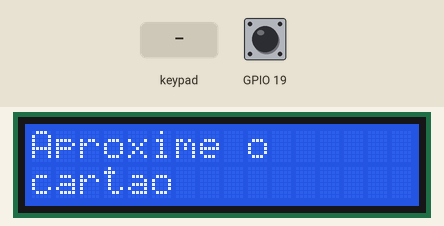
The sketch below on a simulated ESP32. Parts: 16×2 character LCD. Inputs (shaded band) come from the test bench; at power-on: GPIO 19 LOW. What the sketch prints to the serial monitor is not drawn.

Above: at 1.2 s.
1.3 s: GPIO 19 driven HIGH
At 2.5 s:
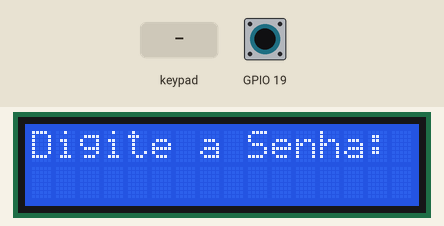
2.8 s: keypad keys 1 2 3 4 5 6 # pressed 0.4 s apart
At 5.7 s:
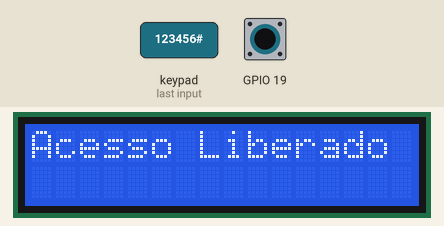
7.1 s: key '#' pressed
At 8.3 s:
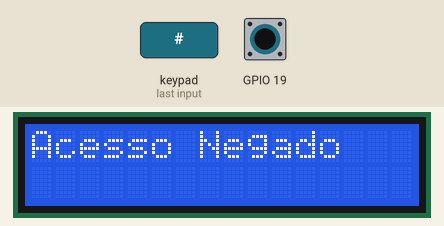
10.1 s: key '1' pressed
At 10.8 s:
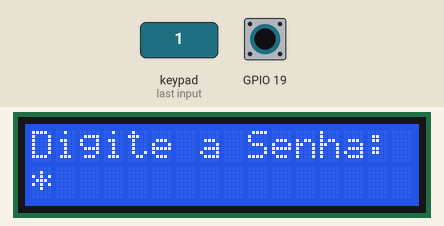
11.6 s: key '2' pressed
At 12.0 s:
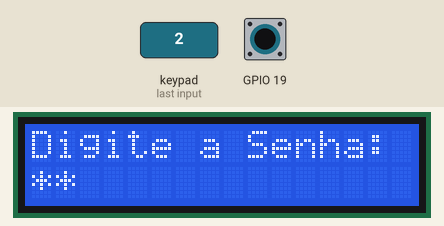
Timing chart, 0 to 14.1 s (numbered marks = the images above; inputs shaded):
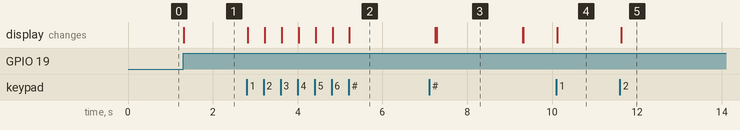

Measured:
- after the input at 1.3 s, the display: changes at once (image 1)
- after the input at 2.8 s, the display: first changes at once (image 2 shows a later state)
- after the input at 7.1 s, the display: first differs from a run without the input after 0.18 s (image 3)
- after the input at 10.1 s, the display: changes at once (image 4)
- after the input at 11.6 s, the display: changes at once (image 5)
- what the display in image 3 shows lasts 2.0 s, from 7.3 s to 9.3 s

The sketch:

ctos.ino
```cpp
#include <Wire.h>
#include <LiquidCrystal_I2C.h>
#include <Keypad.h>

class DisplayLCD {
private:
  LiquidCrystal_I2C lcd; // objeto da biblioteca LCD

public:
  // Construtor que recebe o endereço I2C, colunas e linhas
  DisplayLCD(uint8_t endereco, uint8_t col, uint8_t lin) : lcd(endereco, col, lin) {}

  // Inicializa o LCD e o barramento I2C
  void iniciar(int sda, int scl) {
    Wire.begin(sda, scl);
    lcd.init();
    lcd.backlight();
    lcd.clear();
  }

  // Mostra duas linhas de texto no LCD
  void mostrarMensagem(String linha1, String linha2 = "") {
    lcd.clear();
    lcd.setCursor(0, 0);
    lcd.print(linha1);
    if (linha2 != "") {
      lcd.setCursor(0, 1);
      lcd.print(linha2);
    }
  }

  // Mostra a senha digitada como asteriscos
  void mostrarSenhaMascarada(String senha) {
    lcd.clear();
    lcd.setCursor(0, 0);
    lcd.print("Digite a Senha:");
    lcd.setCursor(0, 1);
    for (int i = 0; i < senha.length(); i++) {
      lcd.print('*');
    }
  }
};

class TecladoSenha {
private:
  Keypad teclado;         // objeto da biblioteca Keypad
  String senhaDigitada;   // armazena os dígitos inseridos

public:
  // Construtor recebe o mapa de teclas e pinos de conexão
  TecladoSenha(char teclas[4][4], byte linhas[4], byte colunas[4])
    : teclado(makeKeymap(teclas), linhas, colunas, 4, 4), senhaDigitada("") {}

  // Lê a tecla pressionada
  char lerTecla() {
    return teclado.getKey();
  }

  // Adiciona dígito numérico à senha (máx. 6 caracteres)
  void adicionarTecla(char tecla) {
    if (tecla >= '0' && tecla <= '9' && senhaDigitada.length() < 6) {
      senhaDigitada += tecla;
    }
  }

  // Apaga o último caractere digitado
  void apagarUltimo() {
    if (senhaDigitada.length() > 0) {
      senhaDigitada.remove(senhaDigitada.length() - 1);
    }
  }

  // Limpa a senha digitada
  void limpar() {
    senhaDigitada = "";
  }

  // Retorna a senha atual
  String getSenha() {
    return senhaDigitada;
  }
};


class LeitorUID {
private:
  int pinoSensor; // pino conectado ao sensor

public:
  LeitorUID(int pino) : pinoSensor(pino) {}

  void iniciar() {
    pinMode(pinoSensor, INPUT);
  }

  // Retorna true se o sensor detectar o "cartão"
  bool verificarUID() {
    return digitalRead(pinoSensor) == HIGH;
  }
};

char TECLAS_MATRIZ[4][4] = {
  {'1', '2', '3', 'A'},
  {'4', '5', '6', 'B'},
  {'7', '8', '9', 'C'},
  {'*', '0', '#', 'D'}
};

// Pinos conectados ao teclado matricial
byte LINHAS[4] = {17, 22, 14, 25};
byte COLUNAS[4] = {16, 32, 33, 35};


DisplayLCD lcd(0x27, 16, 2);                  // LCD I2C 16x2
TecladoSenha teclado(TECLAS_MATRIZ, LINHAS, COLUNAS); // Teclado 4x4
LeitorUID leitor(19);                         // Sensor no pino 19


String senhaCorreta = "123456";  // Senha pré-definida
bool sistemaAtivo = false;       // Estado do sistema (bloqueado ou ativo)


void setup() {
  Serial.begin(115200);           // Comunicação serial para debug
  lcd.iniciar(26, 27);            // Inicializa LCD nos pinos SDA=26, SCL=27
  leitor.iniciar();               // Configura o pino do sensor
  lcd.mostrarMensagem("Aproxime o", "cartao"); // Mensagem inicial
}

void loop() {
  char tecla = teclado.lerTecla();          // Lê tecla do teclado
  bool pressionado = leitor.verificarUID(); // Verifica se o "cartão" foi lido

  if (!sistemaAtivo) {   // Se o sistema ainda está bloqueado
    if (pressionado) {   // Se o sensor foi acionado
      sistemaAtivo = true;
      lcd.mostrarMensagem("Digite a Senha:"); // Solicita senha
    }
    return; // Sai do loop até detectar cartão
  }

  if (tecla) { // Se alguma tecla foi pressionada
    if (tecla >= '0' && tecla <= '9') {
      teclado.adicionarTecla(tecla); // Adiciona número
    }
    else if (tecla == '*') {
      teclado.apagarUltimo(); // Remove último caractere
    }
    else if (tecla == '#') {  // Confirma senha
      if (teclado.getSenha() == senhaCorreta) {
        lcd.mostrarMensagem("Acesso Liberado");
        Serial.println("Senha correta!");
      } else {
        lcd.mostrarMensagem("Acesso Negado");
        Serial.println("Senha incorreta!");
      }

      delay(2000); // Pausa para exibir resultado
      teclado.limpar();
      sistemaAtivo = false; // Volta para estado inicial
      lcd.mostrarMensagem("Aproxime o", "cartao");
      return;
    }

    // Atualiza LCD com a senha mascarada
    lcd.mostrarSenhaMascarada(teclado.getSenha());
  }
}
```
